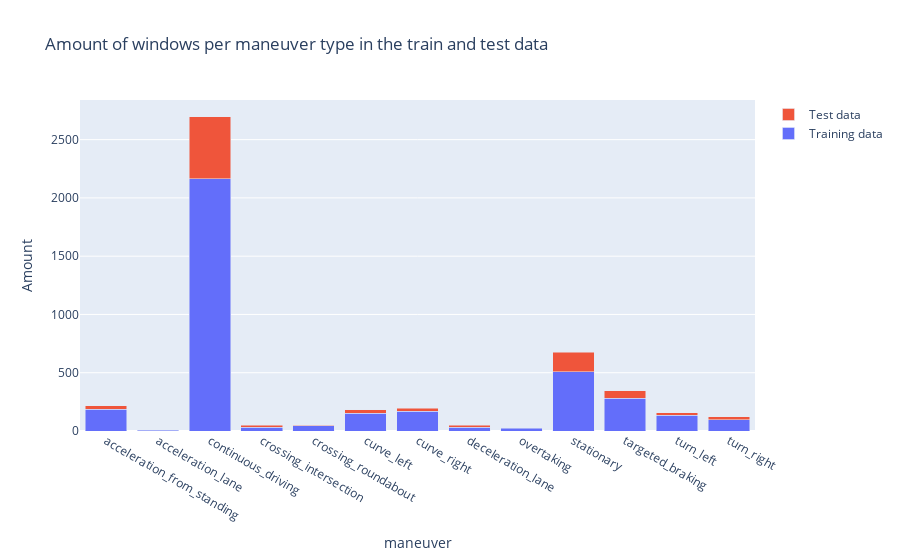

This figure's notebook cell:
### Markdown cell above
### Dropping maneuvers and balancing classes <a name="heading--2-3-2"/>

To examine how many individual driving maneuvers were recorded per maneuver type, the following plot can be considered. It turns out that some maneuvers, such as overtaking or crossing an intersection, occurred in too few cases overall. Therefore these maneuvers should be excluded. By using preprocessing.remove_maneuvers we can drop maneuvers completely or apply undersampling to balance the class distributions within both our test and training data.

### Code cell
fig = go.Figure(data=[
    go.Bar(name='Training data', x=np.unique(y_train), y=np.unique(y_train, return_counts=True)[1]),
    go.Bar(name='Test data', x=np.unique(y_test), y=np.unique(y_test, return_counts=True)[1])
])

fig.update_layout(barmode='stack', title="Amount of windows per maneuver type in the train and test data")
fig.update_xaxes(title_text='maneuver')
fig.update_yaxes(title_text='Amount')
fig.show()

### Figure 1 — Plotly figure (JSON) as saved in the notebook; plotly's stock layout.template omitted (floating-point values rounded to 4 significant figures)
{"data": [{"name": "Training data", "type": "bar", "x": ["acceleration_from_standing", "acceleration_lane", "continuous_driving", "crossing_intersection", "crossing_roundabout", "curve_left", "curve_right", "deceleration_lane", "overtaking", "stationary", "targeted_braking", "turn_left", "turn_right"], "y": [188, 7, 2163, 32, 44, 154, 168, 33, 24, 507, 282, 135, 96]}, {"name": "Test data", "type": "bar", "x": ["acceleration_from_standing", "continuous_driving", "crossing_intersection", "crossing_roundabout", "curve_left", "curve_right", "deceleration_lane", "stationary", "targeted_braking", "turn_left", "turn_right"], "y": [27, 535, 18, 5, 28, 28, 17, 168, 65, 20, 25]}], "layout": {"barmode": "stack", "title": {"text": "Amount of windows per maneuver type in the train and test data"}, "xaxis": {"title": {"text": "maneuver"}}, "yaxis": {"title": {"text": "Amount"}}}}
